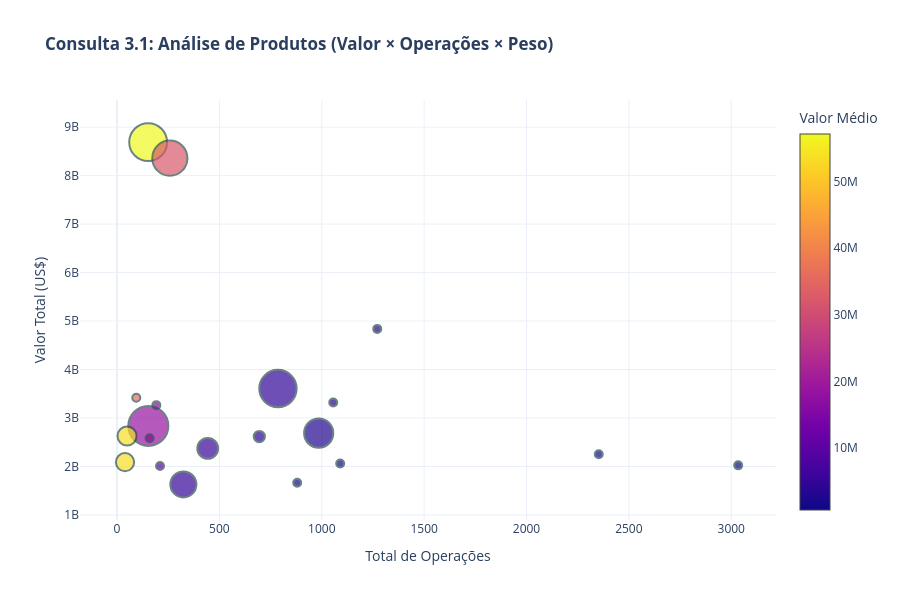

Notebook source saved alongside this figure:
### Markdown cell above
### 6.3.1 Consulta 6: Análise de Produtos (Valor × Operações × Peso)

### Code cell
query_3_3 = """
SELECT 
    n.COD_NCM,
    n.NOME_NCM,
    u.NOME_UNID,
    u.SIGLA_UNID,
    COUNT(*) as total_operacoes,
    SUM(i.VL_FOB) as valor_total,
    SUM(i.KG_LIQUIDO) as peso_total,
    SUM(i.QT_ESTATISTICA) as quantidade_total,
    AVG(i.VL_FOB) as valor_medio
FROM Importacoes i
JOIN NCM n ON i.COD_NCM = n.COD_NCM
JOIN Unidade u ON i.COD_UNID = u.COD_UNID
GROUP BY n.COD_NCM, n.NOME_NCM, u.NOME_UNID, u.SIGLA_UNID
ORDER BY valor_total DESC
LIMIT 20;
"""
try:
    df_3_3 = db.execute_query(query_3_3, return_df=True)
    if not df_3_3.empty:
        # Bubble chart - valor vs operações, tamanho = peso
        # Truncar nomes muito longos para visualização
        df_3_3['nome_curto'] = df_3_3['NOME_NCM'].str[:40] + '...'
        
        fig = go.Figure(data=go.Scatter(
            x=df_3_3['total_operacoes'],
            y=df_3_3['valor_total'],
            mode='markers',
            marker=dict(
                size=df_3_3['peso_total'],
                sizemode='area',
                sizeref=2.*max(df_3_3['peso_total'])/(40.**2),
                sizemin=4,
                color=df_3_3['valor_medio'],
                colorscale='Plasma',
                showscale=True,
                colorbar=dict(title="Valor Médio"),
                line=dict(width=2, color='DarkSlateGrey')
            ),
            text=df_3_3['nome_curto'],
            hovertemplate='<b>%{text}</b><br>' +
                         'Operações: %{x:,}<br>' +
                         'Valor Total: %{y:,.0f} USD<br>' +
                         'Peso Total: %{marker.size:,.0f} kg<br>' +
                         'Unidade: %{customdata}<br>' +
                         '<extra></extra>',
            customdata=df_3_3['SIGLA_UNID']
        ))
        
        fig.update_layout(
            title="<b>Consulta 3.1: Análise de Produtos (Valor × Operações × Peso)</b>",
            xaxis_title="Total de Operações",
            yaxis_title="Valor Total (US$)",
            height=600,
            template="plotly_white"
        )
        fig.show()
        display(df_3_3)
        print(f"Resultado: Top {len(df_3_3)} produtos analisados")
    else:
        print("Sem dados para visualizar")
except Exception as e:
    print(f"Erro: {e}")

### Figure 1 — Plotly figure (JSON) as saved in the notebook; plotly's stock layout.template omitted (floating-point values rounded to 4 significant figures)
{"data": [{"customdata": ["M3", "M3", "KGL", "KGL", "UNID.", "KGL", "UNID.", "KGL", "KGL", "M3", "UNID.", "TML", "KGL", "UNID.", "KGL", "UNID.", "KGL", "UNID.", "UNID.", "KGL"], "hovertemplate": "<b>%{text}</b><br>Operações: %{x:,}<br>Valor Total: %{y:,.0f} USD<br>Peso Total: %{marker.size:,.0f} kg<br>Unidade: %{customdata}<br><extra></extra>", "marker": {"color": [57170000.0, 32400000.0, 3806000.0, 4589000.0, 36360000.0, 3144000.0, 17010000.0, 18540000.0, 2729000.0, 53640000.0, 3766000.0, 16250000.0, 5357000.0, 957600.0, 53560000.0, 1892000.0, 666700.0, 9579000.0, 1890000.0, 5030000.0], "colorbar": {"title": {"text": "Valor Médio"}}, "colorscale": [[0, "#0d0887"], [0.1111, "#46039f"], [0.2222, "#7201a8"], [0.3333, "#9c179e"], [0.4444, "#bd3786"], [0.5556, "#d8576b"], [0.6667, "#ed7953"], [0.7778, "#fb9f3a"], [0.8889, "#fdca26"], [1, "#f0f921"]], "line": {"color": "DarkSlateGrey", "width": 2}, "showscale": true, "size": [13944653402, 12028127218, 310107, 13651091870, 2351149, 666234, 249046422, 15587414736, 8309735040, 3569294474, 1237972436, 281991359, 4208202342, 531964, 3249462669, 135614858, 15483510, 140695851, 63220145, 6617090194], "sizemin": 4, "sizemode": "area", "sizeref": 19480000.0}, "mode": "markers", "text": ["Óleos brutos de petróleo...", "Gasóleo (óleo diesel)...", "Partes de turborreatores ou de turboprop...", "Outros cloretos de potássio...", "Turborreatores de empuxo superior a 25 k...", "Outros produtos imunológicos, apresentad...", "Outros veículos automóveis com motor die...", "Hulha betuminosa, não aglomerada...", "Ureia, mesmo em solução aquosa, com teor...", "Naftas para petroquimica...", "Células fotovoltaicas montadas em módulo...", "Cátodos e seus elementos de cobre refina...", "Diidrogeno-ortofosfato de amônio (fosfat...", "Processadores e controladores, mesmo com...", "Gás natural liquefeito...", "Outras caixas de marchas...", "Outras partes de aparelhos telefônicos, ...", "Outros veículos, equipados para propulsã...", "Outros suportes gravados, para reproduçã...", "Outros trigos e misturas de trigo com ce..."], "type": "scatter", "x": [152, 258, 1271, 786, 94, 1056, 192, 153, 985, 49, 695, 159, 443, 2353, 39, 1090, 3034, 210, 880, 324], "y": [8690210062, 8359492092, 4837676499, 3606983824, 3418099488, 3320554118, 3264984879, 2837201476, 2687692092, 2628440404, 2617335892, 2583111613, 2372942241, 2253187760, 2088877292, 2061755391, 2022854277, 2011611026, 1662863303, 1629672844]}], "layout": {"height": 600, "title": {"text": "<b>Consulta 3.1: Análise de Produtos (Valor × Operações × Peso)</b>"}, "xaxis": {"title": {"text": "Total de Operações"}}, "yaxis": {"title": {"text": "Valor Total (US$)"}}}}
